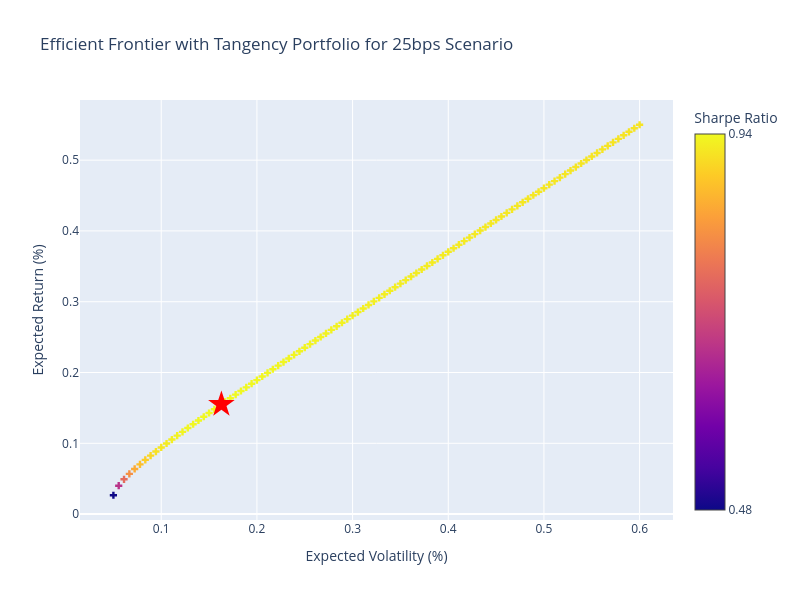

The notebook cell this image was saved under:
### Code cell
mu = pd.Series([0.02,0.07,0.15,0.20])
Cov = pd.DataFrame(Cov)
optimizer_1 = PortfolioOptimization(returns=mu,cov_matrix=Cov,risk_free_rate=rf1)
ms_1 = optimizer_1.optimize_portfolio(maximize_sharpe='Maximize')
optimizer_1.plot_efficient_frontier(ms_1,maximize_return='Maximize',scenario='25bps Scenario')
